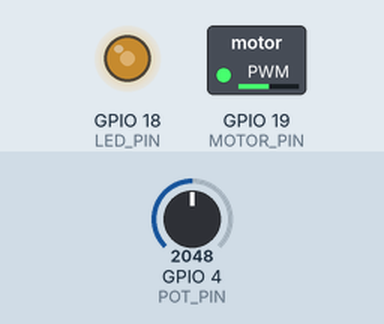
This program was run on a simulated ESP32-S3. Shown: switched loads named in the program (green lamp = pin HIGH), output pins drawn as LEDs (lit = HIGH). Inputs (shaded band) come from the test bench; at power-on: GPIO 4 (POT_PIN) = 2048 (analog values on the 0–4095 scale).

Above: at 1.2 s.
1.3 s: GPIO 4 (POT_PIN) set to 2866
At 2.2 s:
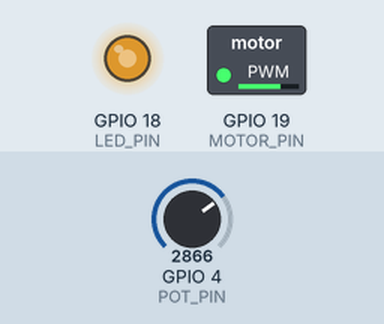
2.8 s: GPIO 4 (POT_PIN) set to 3603
At 3.5 s:
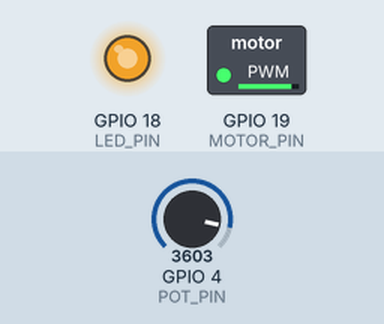
4.3 s: GPIO 4 (POT_PIN) set to 491
At 4.8 s:
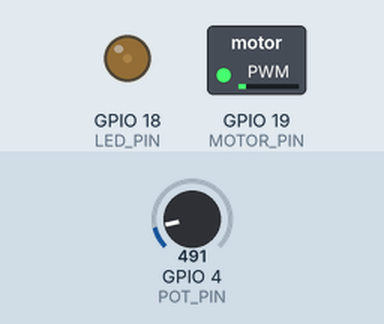
5.8 s: GPIO 4 (POT_PIN) set to 0
At 6.1 s:
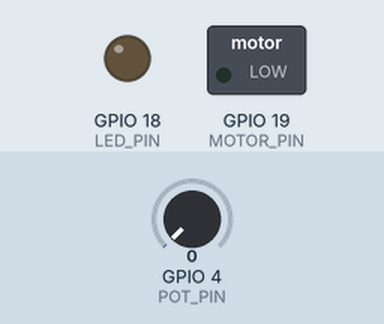
Timing chart, 0 to 8.3 s (numbered marks = the images above; inputs shaded):
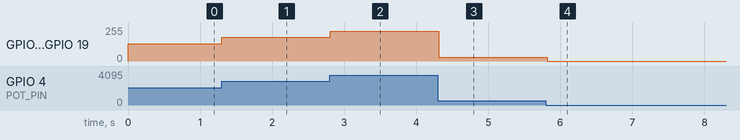

The program:

main.cpp
```cpp
#include <Arduino.h>


#define POT_PIN   4
#define LED_PIN   18
#define MOTOR_PIN 19


#define LED_CHANNEL    0
#define MOTOR_CHANNEL  1

#define LED_FREQ_HZ    1000
#define MOTOR_FREQ_HZ  20000

#define PWM_RESOLUTION 10

void setup() {
    analogReadResolution(12);


    ledcSetup(LED_CHANNEL, LED_FREQ_HZ, PWM_RESOLUTION);
    ledcAttachPin(LED_PIN, LED_CHANNEL);

    ledcSetup(MOTOR_CHANNEL, MOTOR_FREQ_HZ, PWM_RESOLUTION);
    ledcAttachPin(MOTOR_PIN, MOTOR_CHANNEL);
}

void loop() {

    int raw_adc = analogRead(POT_PIN);


    int duty = raw_adc / 4;

    ledcWrite(LED_CHANNEL, duty);
    ledcWrite(MOTOR_CHANNEL, duty);

    delay(50);
}
```

Measured:
- after the input at 1.3 s, GPIO 18 (LED_PIN), GPIO 19 (MOTOR_PIN): 128/255 → 178/255 at once
- after the input at 2.8 s, GPIO 18 (LED_PIN), GPIO 19 (MOTOR_PIN): 178/255 → 224/255 at once
- after the input at 4.3 s, GPIO 18 (LED_PIN), GPIO 19 (MOTOR_PIN): 224/255 → 30/255 at once
- after the input at 5.8 s, GPIO 18 (LED_PIN), GPIO 19 (MOTOR_PIN): 30/255 → 0/255 at once
